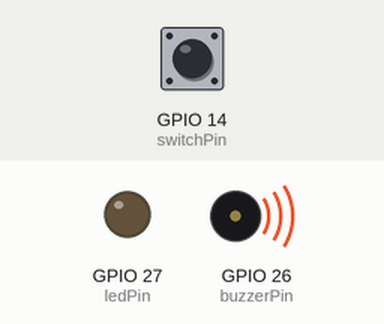
The sketch below on a simulated ESP32. On the bench: output pins drawn as LEDs (lit = HIGH), buzzer (waves = sounding, pin HIGH). Inputs (shaded band) come from the test bench; at power-on: GPIO 14 (switchPin) HIGH. What the sketch prints to the serial monitor is not drawn.

Above: at 1.2 s.
1.3 s: GPIO 14 (switchPin) pulled LOW for 0.15 s
At 1.37 s:
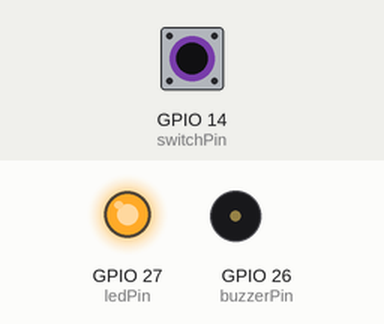
2.9 s: GPIO 14 (switchPin) pulled LOW for 3.2 s
At 7.3 s:
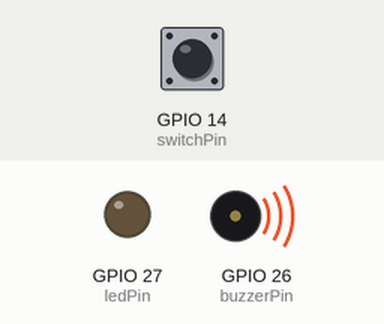
Timing chart, 0 to 8.8 s (numbered marks = the images above; inputs shaded):
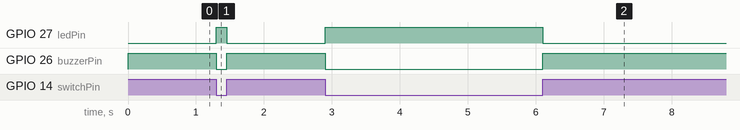

The sketch:

glass_alarm.ino
```cpp
// Final Code for the ESP32 Water Glass Alarm 💧🥤

// This section defines the GPIO pins that are connected to our components.
// Make sure these numbers match your physical wiring.
const int switchPin = 14;  // The pin connected to the microswitch's NO terminal.
const int ledPin = 27;     // The pin connected to the LED's resistor.
const int buzzerPin = 26;  // The pin connected to the active buzzer's positive (+) pin.

// This variable will hold the state of the switch (pressed or not pressed).
int switchState = 0;

void setup() {
  // Initialize Serial Monitor for debugging. You can view messages in the Arduino IDE.
  Serial.begin(115200);

  // Configure the pin modes.
  // The LED and Buzzer are OUTPUTS because the ESP32 sends signals to them.
  pinMode(ledPin, OUTPUT);
  pinMode(buzzerPin, OUTPUT);

  // The switch is an INPUT. We use INPUT_PULLUP to activate an internal
  // resistor. This keeps the pin HIGH by default. When the switch is pressed,
  // it connects the pin to GND, pulling its state LOW.
  pinMode(switchPin, INPUT_PULLUP);

  Serial.println("Water Glass Alarm is ready and waiting for a glass!");
}

void loop() {
  // In every loop, read the current state of the switch pin.
  switchState = digitalRead(switchPin);

  // This is the core logic of the alarm.
  // Because we used INPUT_PULLUP, a LOW signal means the switch is pressed.
  if (switchState == LOW) {
    // --- CONDITION: The glass IS on the coaster ---
    // The switch is pressed, connecting GPIO 14 to Ground.

    digitalWrite(ledPin, HIGH);   // Turn the confirmation LED ON.
    digitalWrite(buzzerPin, LOW);    // Keep the buzzer silent.

  } else {
    // --- CONDITION: The glass IS NOT on the coaster ---
    // The switch is released, and the internal pull-up resistor makes GPIO 14 HIGH.

    digitalWrite(ledPin, LOW);     // Turn the LED OFF.
    digitalWrite(buzzerPin, HIGH);   // Sound the alarm!
  }

  // A small delay helps prevent errors from the switch bouncing.
  delay(50);
}
```

Measured:
- after the input at 1.3 s, GPIO 27 (ledPin): LOW → HIGH at once, → LOW 0.15 s later; GPIO 26 (buzzerPin): HIGH → LOW at once, → HIGH 0.15 s later
- after the input at 2.9 s, GPIO 27 (ledPin): LOW → HIGH at once, → LOW 3.2 s later; GPIO 26 (buzzerPin): HIGH → LOW at once, → HIGH 3.2 s later
